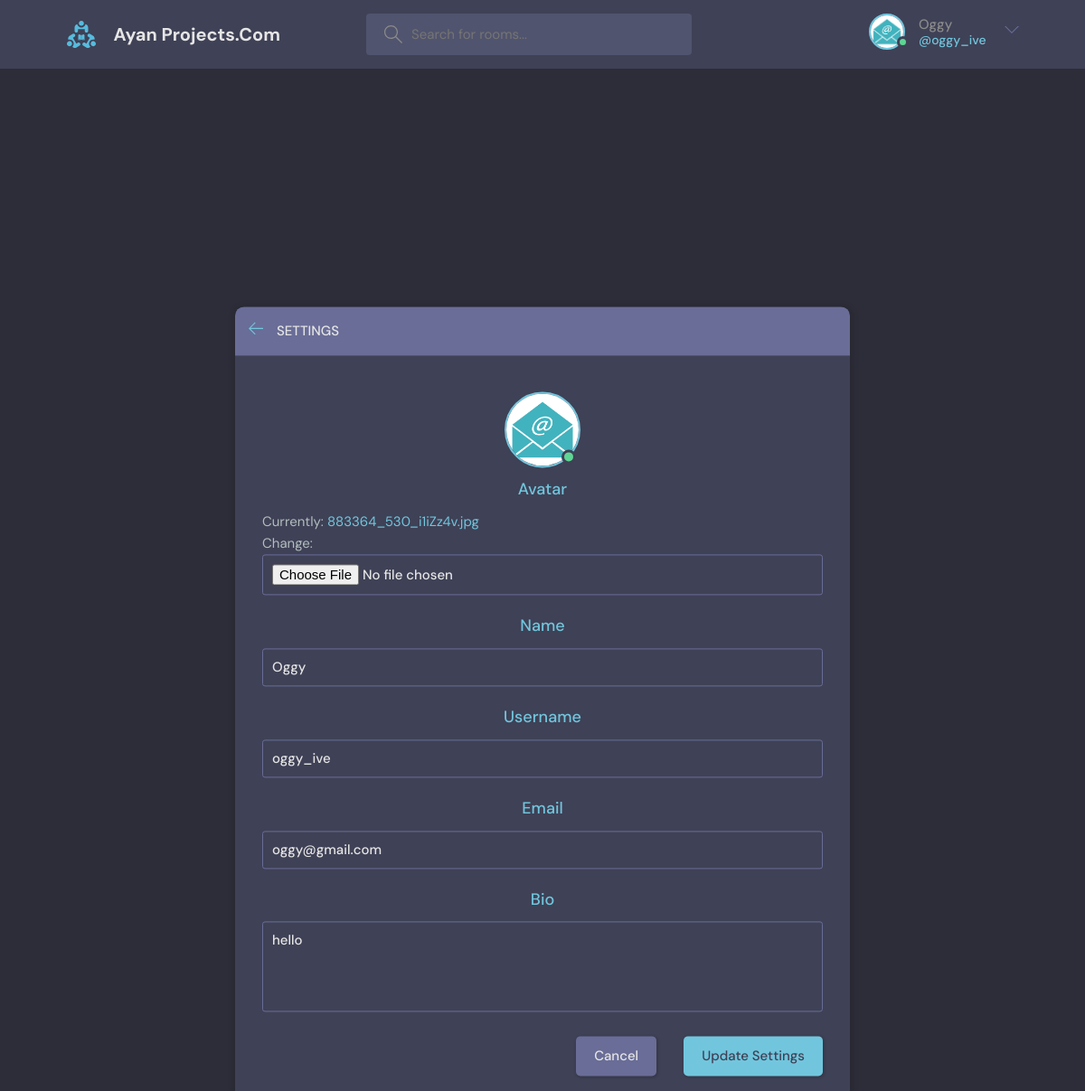
/update-profile/1/ (signed in), run on the app's committed database.
### base/models.py (models this page shows, shortened)
class User(AbstractUser):
    name = models.CharField(max_length=200,null=True,blank=True)
    email = models.EmailField(unique=True)
    bio = models.TextField(null=True)
    avatar = models.ImageField(null=True, default="avatar.svg")
    USERNAME_FIELD = 'email'
    REQUIRED_FIELDS = []

### base/views.py (the view)
# urls.py: path('update-profile/<int:pk>/', views.updateProfile, name='update-profile'),
@login_required(login_url = 'login')
def updateProfile(request, pk):
    user = request.user
    form = UserUpdateForm(instance=user)
    if request.method == 'POST':
        form = UserUpdateForm(request.POST, request.FILES, instance=user)
        if form.is_valid():
            form.save()
            return redirect('profile',pk=user.id)
    context = {'user': user,'form': form}
    return render (request, 'base/settings.html',context)

### base/forms.py
class UserUpdateForm(ModelForm):
        class Meta:
            model = User
            fields = ['avatar','name','username','email','bio']

### base/templates/base/settings.html (shortened to what this page needs)
{% extends 'base.html' %}
{% block content %}
    <main class="create-room layout">
      <div class="container">
        <div class="layout__box">
          <div class="layout__boxHeader">
            <div class="layout__boxTitle">
              <a href="{{request.META.HTTP_REFERER}}">
                <svg
                  version="1.1"
                  xmlns="http://www.w3.org/2000/svg"
                  width="32"
                  height="32"
                  viewBox="0 0 32 32"
                >
                  <title>arrow-left</title>
                  <path
                    d="M13.723 2.286l-13.723 13.714 13.719 13.714 1.616-1.611-10.96-10.96h27.625v-2.286h-27.625l10.965-10.965-1.616-1.607z"
                  ></path>
                </svg>
              </a>
              <h3>Settings</h3>
            </div>
          </div>
          <div class="settings layout__body">
            <div class="settings__avatar">
              <div class="avatar avatar--large active">
                <img src="{{user.avatar.url}}" id="preview-avatar" />
              </div>
            </div>
            <form class="form" method = "POST"  enctype="multipart/form-data">
              <div class="form__group form__avatar">
                {% for field in form %}
                <div class="form__group form__group">
                  <label for="name">{{field.label}}</label>
                    {{field}}
                </div>
                {%endfor%}
              <div class="form__action">
                <a class="btn btn--dark" href="{% url 'profile' user.id %}">Cancel</a>
                <button class="btn btn--main" type="submit">Update Settings</button>
              </div>
            </form>
          </div>
        </div>
      </div>
    </main>
{% endblock content %}

### templates/navbar.html (shortened to what this page needs)
{% load static %}
<header class="header header--loggedIn">
    <div class="container">
      <a href="/" class="header__logo">
        <img src="{% static 'assets/logo.svg' %}" />
        <h1>Ayan Projects.Com</h1>
      </a>
      <form class="header__search">
        <label>
          <input type = "text" name ="q" placeholder="Search for rooms..." />
        </label>
      </form>
      <nav class="header__menu">
        {% if request.user.is_authenticated %}
        <div class="header__user">
          <a href="{% url 'profile' request.user.id %}">
            <div class="avatar avatar--medium active">
              <img src="{{request.user.avatar.url}}" />
            </div>
            <p>{{ request.user.name }} <span>@{{ request.user.username }}</span></p>
          </a>
          <button class="dropdown-button">
            <svg version="1.1" xmlns="http://www.w3.org/2000/svg" width="32" height="32" viewBox="0 0 32 32">
              <title>chevron-down</title>
              <path d="M16 21l-13-13h-3l16 16 16-16h-3l-13 13z"></path>
            </svg>
          </button>
        </div>
        {% else %}
        <a href="{% url 'login' %}">
          <img src="{% static 'assets/avatar.svg' %}" />
          <p>Login</p>
        </a>
        {% endif %}
      </nav>
    </div>
  </header>

### data on the page
User: user.avatar (picture), user.name "Oggy", user.username "oggy_ive", avatar (picture), form "Oggy" "oggy_ive" "oggy@gmail.com" "hello"

### other printed values
{{ field.label }} "Avatar" "Name" "Username" "Email" "Bio"
